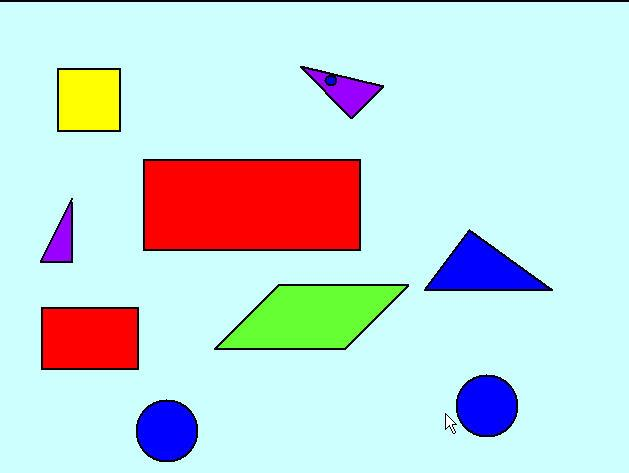
#> input picture resources/shape.jpg, 629 x 473 px
$ python chapter6.py   (older library calls are emulated)
#> lines starting #> are read from the running program, lines starting #| are printed output that depends on the picture; after the words box and inside, x2 and y2 are one past the last pixel; in counts of white or black regions, pixels touching at a corner belong together
import cv2
import numpy as np


def stackImages(scale,imgArray):
    rows = len(imgArray)
    cols = len(imgArray[0])
    rowsAvailable = isinstance(imgArray[0], list)
    width = imgArray[0][0].shape[1]
    height = imgArray[0][0].shape[0]
    if rowsAvailable:
        for x in range ( 0, rows):
            for y in range(0, cols):
                if imgArray[x][y].shape[:2] == imgArray[0][0].shape [:2]:
                    imgArray[x][y] = cv2.resize(imgArray[x][y], (0, 0), None, scale, scale)
                else:
                    imgArray[x][y] = cv2.resize(imgArray[x][y], (imgArray[0][0].shape[1], imgArray[0][0].shape[0]), None, scale, scale)
                if len(imgArray[x][y].shape) == 2:
                    #增加一句
                    imgArray[x][y] = imgArray[x][y].astype(np.uint8)
                    imgArray[x][y]= cv2.cvtColor( imgArray[x][y], cv2.COLOR_GRAY2BGR)
        imageBlank = np.zeros((height, width, 3), np.uint8)
        hor = [imageBlank]*rows
        hor_con = [imageBlank]*rows
        for x in range(0, rows):
            hor[x] = np.hstack(imgArray[x])
        ver = np.vstack(hor)
    else:
        for x in range(0, rows):
            if imgArray[x].shape[:2] == imgArray[0].shape[:2]:
                imgArray[x] = cv2.resize(imgArray[x], (0, 0), None, scale, scale)
            else:
                imgArray[x] = cv2.resize(imgArray[x], (imgArray[0].shape[1], imgArray[0].shape[0]), None,scale, scale)
            if len(imgArray[x].shape) == 2: imgArray[x] = cv2.cvtColor(imgArray[x], cv2.COLOR_GRAY2BGR)
        hor= np.hstack(imgArray)
        ver = hor
    return ver

def getContours(img):
    # 基于opncv4.1.0的findContours是可以接受两个返回值的
    # 但是基于opencv3.4.15的findContours是需要接受三个返回值的
    # 修改为：binary, contours, hierarchy = cv2.findContours(gray_temp, cv2.RETR_TREE, cv2.CHAIN_APPROX_SIMPLE)
    contours,Hierachy = cv2.findContours(img,cv2.RETR_EXTERNAL,cv2.CHAIN_APPROX_NONE)
    for cnt in contours:
        # cnt表示了某一个图形的轮廓点的集合
        area = cv2.contourArea(cnt)
        print(area)


        # draw contours
        #cv2.drawContours(image, contours, contourIdx, color[, thickness[, lineType[, hierarchy[, maxLevel[, offset ]]]]])
        if area > 200:
            cv2.drawContours(imgcontour, cnt, -1, (255, 0, 0), 3)
            # 计算轮廓长度
            peri = cv2.arcLength(cnt,True)
            # print(peri)
            # cv.approxPolyDP() 的参数1是源图像的某个轮廓；参数2(epsilon)是一个距离值，表示多边形的轮廓接近实际轮廓的程度，值越小，越精确；参数3表示是否闭合
            approx = cv2.approxPolyDP(cnt,0.02*peri,True)
            # 表示它的边数，有几条边
            print(len(approx))
            objCor = len(approx)
            # 矩形边框（Bounding Rectangle）是说，用一个最小的矩形，把找到的形状包起来。
            # x，y是矩阵左上点的坐标，w，h是矩阵的宽和高
            x, y, w, h = cv2.boundingRect(approx)
            #利用rectangle函数将图形画出来
            cv2.rectangle(imgcontour,(x,y),(x+w,y+h),(0,255,0),2)
            if objCor == 3:
                objectType = "Tri"
            elif objCor == 4:
                aspRatio = w / float(h)
                if aspRatio > 0.98 and aspRatio < 1.03:
                    objectType = "Square"
                else:
                    objectType = "Rectangle"
            elif objCor > 4:
                objectType = "Circles"
            else:
                objectType = "None"
            cv2.putText(imgcontour,objectType,
                        (x+(w//2)-10,y+(h//2)-10),cv2.FONT_HERSHEY_COMPLEX,0.7,(0,0,0),2)


img = cv2.imread("resources/shape.jpg")
#> img is the input picture: shape (473, 629, 3); mean B, G, R 219, 218.8, 195.9
imgGray = cv2.cvtColor(img,cv2.COLOR_BGR2GRAY)
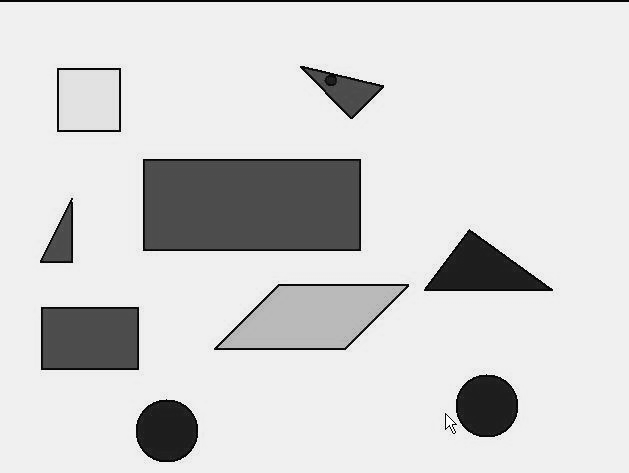
#> imgGray: shape (473, 629); min 0, max 254, mean 212
imgBlur = cv2.GaussianBlur(imgGray,(7,7),1)
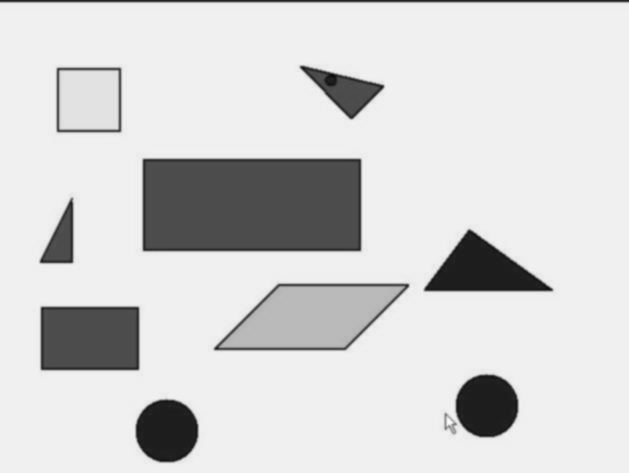
#> imgBlur: shape (473, 629); min 11, max 250, mean 212.1
imgCanny = cv2.Canny(imgBlur,50,50)
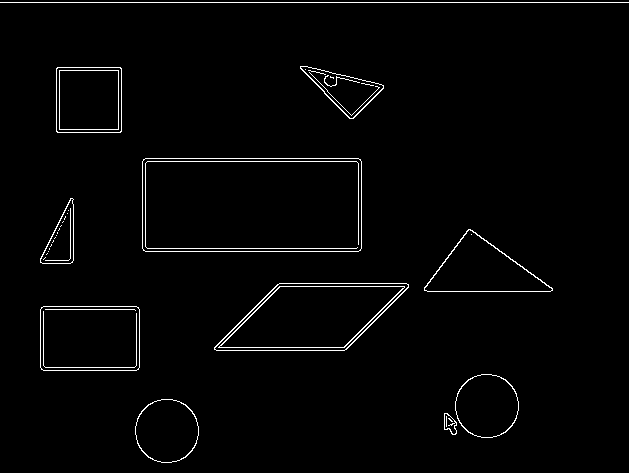
#> imgCanny: shape (473, 629); 1.9% white in thin lines or dots
imgblack = np.zeros_like(img)
imgcontour = img.copy()

getContours(imgCanny)
#> in getContours, `contours,Hierachy = cv2.findContours(img,cv2.RETR_EXTERNAL,cv2.CHAIN_A..`: contours = 11 contours, 1 with area under 20; largest, box (x1, y1, x2, y2) and area: (142, 158, 362, 252) 20351, (214, 283, 409, 351) 8960, (40, 306, 140, 371) 6320, (424, 229, 553, 292) 4230, (56, 67, 122, 133) 4223
#> the loop in getContours, `for cnt in contours:` made 11 passes
#> (area, peri, approx, objCor, x, y, w, h) on passes 4, 5, 7, 8, 9: (6320, 321.3, [[41, 307], [41, 369], [138, 369], [138, 307]], 4, 41, 307, 98, 63), (8960.5, 446.4, [[214, 349], [344, 350], [408, 284], [279, 283]], 4, 214, 283, 195, 68), (1220, 176.9, [[72, 198], [40, 258], [42, 263], [73, 260]], 4, 40, 198, 34, 66), (20351, 619.3, [[142, 161], [145, 251], [361, 248], [358, 158]], 4, 142, 158, 220, 94), (4223, 257.7, [[57, 67], [56, 131], [120, 132], [121, 68]], 4, 56, 67, 66, 66)
#> (area, peri, approx, objCor, x, y, w, h) on passes 6, 10: (4229.5, 318.5, [[424, 287], [552, 290], [470, 229]], 3, 424, 229, 129, 62), (1919, 212.6, [[300, 66], [349, 118], [383, 88]], 3, 300, 66, 84, 53)
#> (printed output is left out)
#> after the loop in getContours, `for cnt in contours:`:
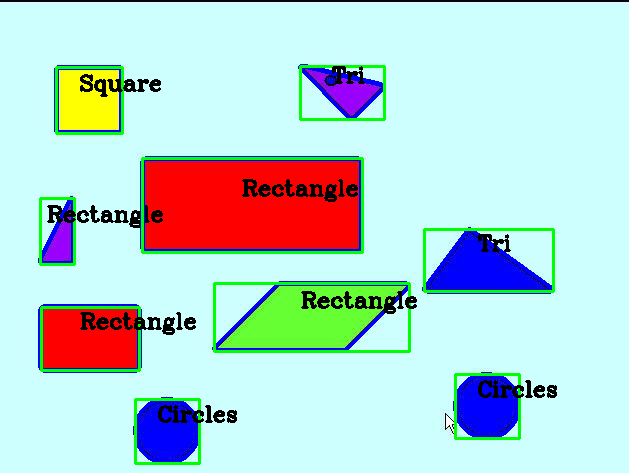
#> imgcontour: shape (473, 629, 3); 7.57% of pixels changed, all inside (x1, y1, x2, y2) = (38, 64, 557, 465)

imgstack = stackImages(0.6,([img,imgGray,imgBlur],[imgCanny,imgcontour,imgblack]))
#> after the loop in stackImages, `for x in range(0, rows):`: hor = 2 items
#> in stackImages, `ver = np.vstack(hor)`:
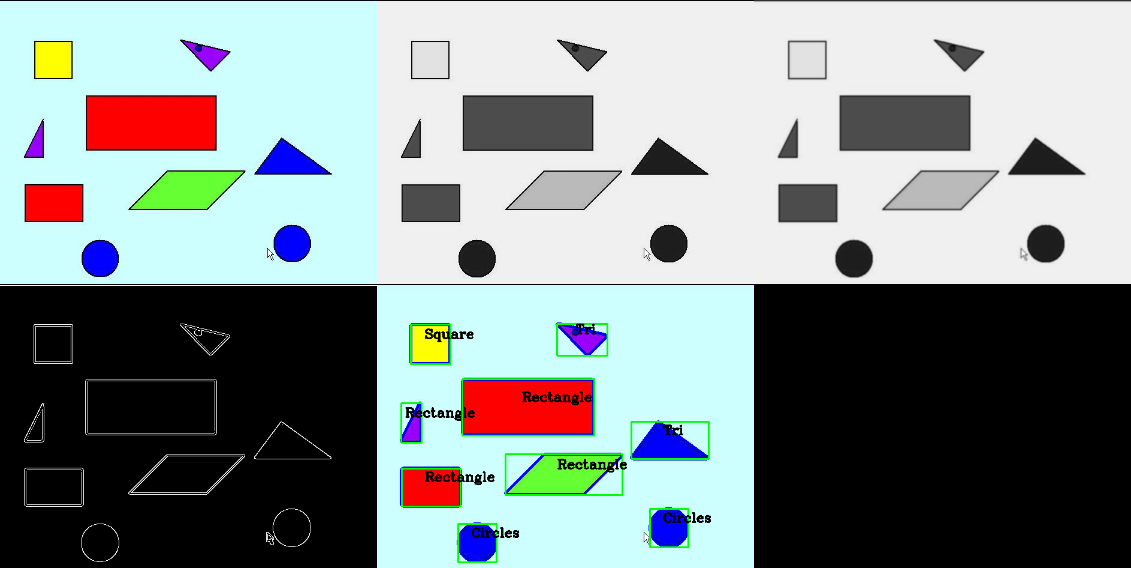
#> ver: shape (568, 1131, 3); mean of channels 0, 1, 2 143.4, 143.7, 134.8; drawn as B, G, R
cv2.imshow("imgstack",imgstack)


cv2.waitKey(0)

$ run again, with resources/carambula_0_100.jpg copied over resources/shape.jpg
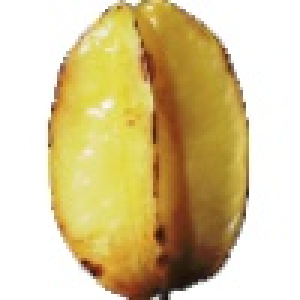
#> input picture resources/carambula_0_100.jpg, 100 x 100 px (shown 3 times larger)
#> img is the input picture: shape (100, 100, 3); mean B, G, R 151.7, 199.2, 216.3
#> `imgCanny = cv2.Canny(imgBlur,50,50)`:
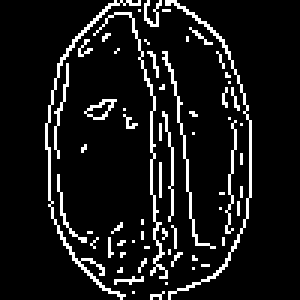
#> imgCanny: shape (100, 100) (shown 3 times larger); 9.3% white in thin lines or dots, all inside (x1, y1, x2, y2) = (15, 0, 84, 100)
#> contours = 63 contours, 60 with area under 20; largest, box (x1, y1, x2, y2) and area: (15, 0, 47, 100) 42, (28, 33, 39, 40) 33, (55, 0, 84, 100) 28
#> the loop in getContours, `for cnt in contours:` made 63 passes
#> area on pass 42: 33
#> (printed output is left out)
#> after the loop in stackImages, `for x in range(0, rows):`: hor = 2 items
#> in stackImages, `ver = np.vstack(hor)`:
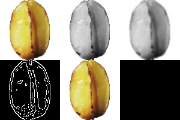
#> ver: shape (120, 180, 3); mean of channels 0, 1, 2 120.6, 136.5, 142.2; drawn as B, G, R
